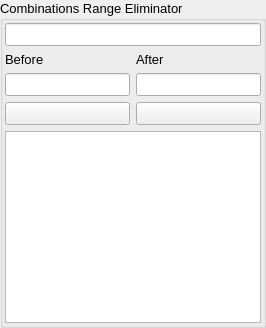
         <widget class="QGroupBox" name="groupBox_17">
          <property name="font">
           <font>
            <pointsize>10</pointsize>
           </font>
          </property>
          <property name="title">
           <string>Combinations Range Eliminator</string>
          </property>
          <layout class="QVBoxLayout" name="verticalLayout_36">
           <property name="leftMargin">
            <number>2</number>
           </property>
           <property name="topMargin">
            <number>2</number>
           </property>
           <property name="rightMargin">
            <number>2</number>
           </property>
           <property name="bottomMargin">
            <number>2</number>
           </property>
           <item>
            <layout class="QVBoxLayout" name="verticalLayout_35">
             <item>
              <widget class="QLineEdit" name="input31"/>
             </item>
             <item>
              <layout class="QGridLayout" name="gridLayout_2">
               <item row="0" column="1">
                <widget class="QLabel" name="label_3">
                 <property name="font">
                  <font>
                   <pointsize>10</pointsize>
                  </font>
                 </property>
                 <property name="text">
                  <string>After</string>
                 </property>
                </widget>
               </item>
               <item row="0" column="0">
                <widget class="QLabel" name="label_2">
                 <property name="font">
                  <font>
                   <pointsize>10</pointsize>
                  </font>
                 </property>
                 <property name="text">
                  <string>Before</string>
                 </property>
                </widget>
               </item>
               <item row="1" column="0">
                <widget class="QLineEdit" name="beforeInput"/>
               </item>
               <item row="1" column="1">
                <widget class="QLineEdit" name="afterInput"/>
               </item>
              </layout>
             </item>
             <item>
              <layout class="QHBoxLayout" name="horizontalLayout_32">
               <item>
                <widget class="QPushButton" name="plusBtn31">
                 <property name="text">
                  <string/>
                 </property>
                 <property name="icon">
                  <iconset>
                   <normaloff>assets/plus.png</normaloff>assets/plus.png</iconset>
                 </property>
                </widget>
               </item>
               <item>
                <widget class="QPushButton" name="deleteBtn31">
                 <property name="text">
                  <string/>
                 </property>
                 <property name="icon">
                  <iconset>
                   <normaloff>assets/delete.png</normaloff>assets/delete.png</iconset>
                 </property>
                </widget>
               </item>
              </layout>
             </item>
             <item>
              <widget class="QListWidget" name="list31"/>
             </item>
            </layout>
           </item>
          </layout>
         </widget>
